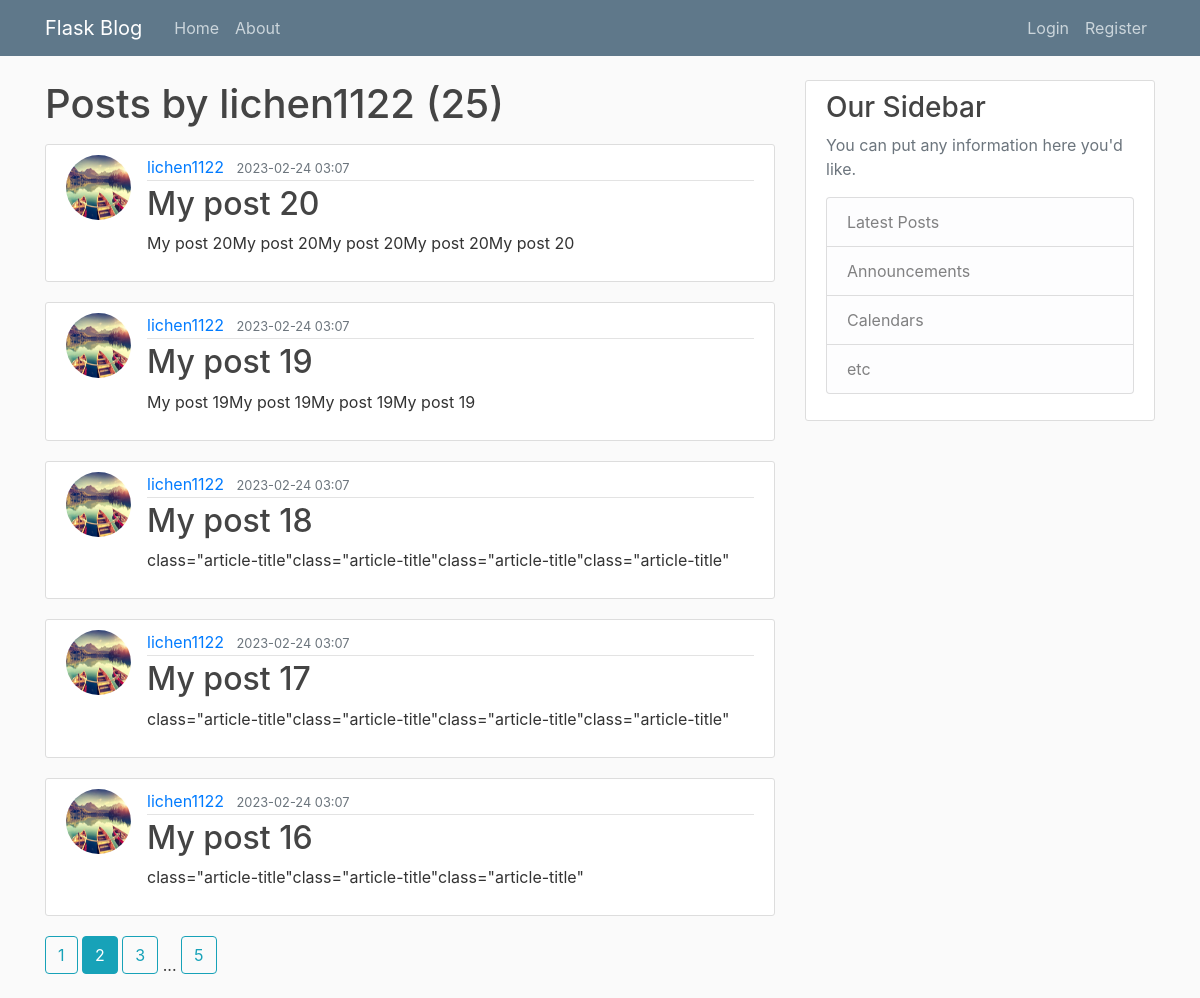
Screenshot of /user/lichen1122?page=2 with the database file from the repository.
### flaskblog/models.py (models this page shows, shortened)
class User(db.Model, UserMixin):
    id = db.Column(db.Integer, primary_key = True )
    username = db.Column(db.String(20), unique=True, nullable=False)
    email = db.Column(db.String(120), unique=True, nullable=False)
    image_file = db.Column(db.String(20), nullable=False, default='default.jpg')
    password = db.Column(db.String(60), nullable=False)
    posts = db.relationship('Post', back_populates='author', lazy=True)

class Post(db.Model):
    id = db.Column(db.Integer, primary_key=True)
    title = db.Column(db.String(100), nullable=False)
    date_posted = db.Column(db.DateTime, nullable=False, default=datetime.utcnow())
    content = db.Column(db.Text, nullable=False)
    author_id = db.Column(db.Integer, db.ForeignKey("user.id"), nullable=False)
    author = db.relationship('User', back_populates='posts', lazy=True)

### flaskblog/users/routes.py (the view)
@users.route("/user/<string:username>")
def user_posts(username):
    page = request.args.get('page', 1, type=int) # set default value to 1, and type is integer
    user = User.query.filter_by(username=username).first_or_404()
    posts = Post.query.filter_by(author=user).order_by(Post.id.desc()).paginate(page=page, per_page=5)
    return render_template('user_posts.html', posts=posts, user=user)

### flaskblog/templates/user_posts.html
{% extends "layout.html" %}
{% block content %}
    <h1 class="mb-3">Posts by {{ user.username }} ({{ posts.total }})</h1>
    {% for post in posts.items %}
        <article class="media content-section">
            <img class= "rounded-circle article-img" src="{{ url_for('static',filename='profile_pics/'+post.author.image_file) }}" alt="{{ post.author.username }}">
            <div class="media-body">
                <div class="article-metadata">
                    <a class="mr-2" href="{{ url_for('users.user_posts', username=post.author.username) }}">{{ post.author.username }}</a>
                    <small class="text-muted">{{ post.date_posted.strftime("%Y-%m-%d %H:%M") }}</small>
                </div>
                <h2><a class="article-title" href="{{ url_for('posts.post', post_id=post.id) }}">{{ post.title }}</a></h2>
                <p class="article-content">{{ post.content }}</p>
            </div>
        </article>
    {% endfor %}
    {% for page_num in posts.iter_pages(left_edge=1, right_edge=1, left_current=1, right_current=2) %}
        {% if page_num %}
            {% if posts.page==page_num %}
                <a class="btn btn-info mb-4" href="{{ url_for("users.user_posts",username=user.username, page=page_num) }}">{{ page_num }}</a>
            {% else %}
                <a class="btn btn-outline-info mb-4" href="{{ url_for("users.user_posts",username=user.username, page=page_num) }}">{{ page_num }}</a>
            {% endif %}
        {% else %}
            ...
        {% endif %}
    {% endfor %}
{% endblock content %}

### flaskblog/static/main.css (style rules this page uses)
body { background: #fafafa; color: #333333; margin-top: 5rem; }
h1, h2, h3, h4, h5, h6 { color: #444444; }
.content-section { background: #ffffff; padding: 10px 20px; border: 1px solid #dddddd; border-radius: 3px; margin-bottom: 20px; }
.article-title { color: #444444; }
.article-content { white-space: pre-line; }
.article-img { height: 65px; width: 65px; margin-right: 16px; }
.article-metadata { padding-bottom: 1px; margin-bottom: 4px; border-bottom: 1px solid #e3e3e3 }

### rows the page displays
User: username "lichen1122"
Post: image_file (picture), author.username "lichen1122", date_posted "2023-02-24 03:07", title "My post 20", content "My post 20My post 20My post 20My post 20My post 20"
Post: image_file (picture), author.username "lichen1122", date_posted "2023-02-24 03:07", title "My post 19", content "My post 19My post 19My post 19My post 19"
Post: image_file (picture), author.username "lichen1122", date_posted "2023-02-24 03:07", title "My post 18", content "class=\"article-title\"class=\"article-title\"class=\"article-title\"class=\"article-title\""
Post: image_file (picture), author.username "lichen1122", date_posted "2023-02-24 03:07", title "My post 17", content "class=\"article-title\"class=\"article-title\"class=\"article-title\"class=\"article-title\""
Post: image_file (picture), author.username "lichen1122", date_posted "2023-02-24 03:07", title "My post 16", content "class=\"article-title\"class=\"article-title\"class=\"article-title\""

### other values shown
{{ posts.total }} "25"
{{ page_num }} "1" "3" "5"
{{ page_num }} "2"
